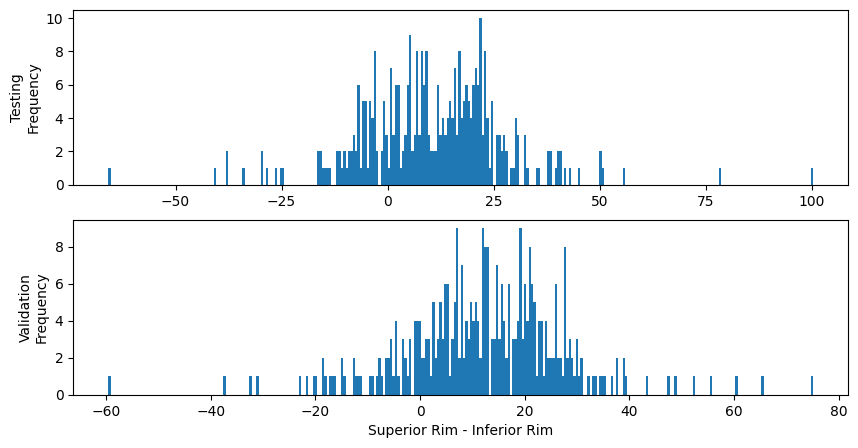

Python code for this plot:
import pandas as pd 
import matplotlib.pyplot as plt 

df_test = pd.read_csv('results_test.csv')
print(len(df_test))
df_test.dropna(inplace=True)
print(len(df_test))
df_val = pd.read_csv('results_val.csv')
print(len(df_val))
df_val.dropna(inplace=True)
print(len(df_val))

# x1_arr = []
# x2_arr = []
# a = 0
# for i in range(len(df_test)):
#     x1_arr.append(a)
#     x2_arr.append(a+1)
#     a = a + 2

plt.figure(figsize=(10,5))
plt.subplot(211)
plt.ylabel('Testing\nFrequency')
# plt.bar(range(len(df_test)),df_test['l1']/df_test['l2'])
plt.hist(df_test['superior']-df_test['inferior'],bins=300)

plt.subplot(212)
plt.xlabel('Superior Rim - Inferior Rim')
plt.ylabel('Validation\nFrequency')
# plt.bar(range(len(df_val)),df_val['l1']/df_val['l2'])
plt.hist(df_val['superior']-df_val['inferior'],bins=300)

plt.savefig('analyze_main01.png',bbox_inches='tight')